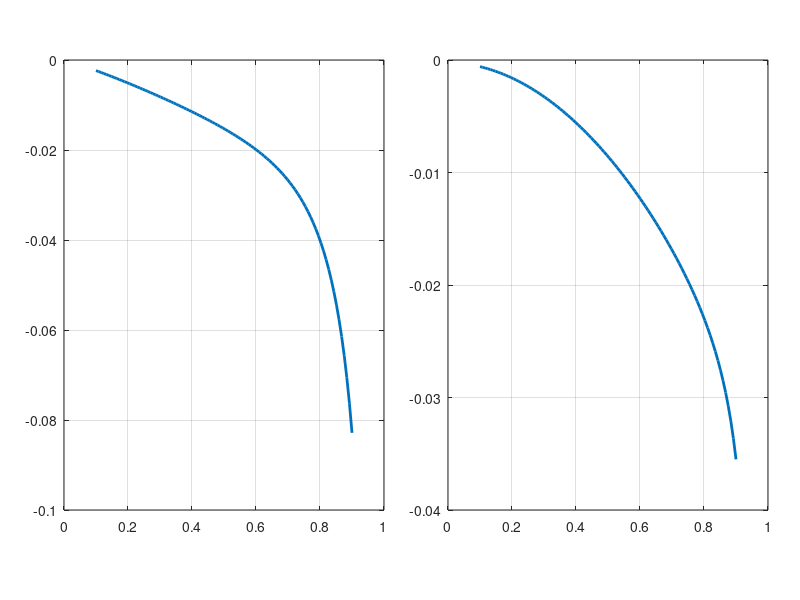

Source code (MATLAB):
clear;
figure(1);
clf(1);
figure(1);
B=0.84*1e4;

PB=3.98e6*(B/1e4)^2;

mh=2*1.67e-24;
xi0=1;

R0=1300;
a=38;



v0=190e3*2*pi*130;
E0=0.5*v0^2;
omega_0=190e3;

omega_c=9.58e3 *0.5 *B;


p0=0.01*PB;  %???
dr=0.3 *a;
rs=0.5*a;

Call=2*pi*R0*xi0^2*(rs*B/2/R0)^2;


C=4*2^1.5*B*mh*pi*pi*xi0*xi0/R0;
C1=-1*pi *R0*v0^3/omega_c;

C2= 1/(2^1.5 *pi*mh*B*E0);

%intr1=dr *exp(-rs^2/dr^2)*(2*dr^2+2*rs^2+0.5) -dr*(2*dr^2+0.5);
intr1=0.5*exp(-rs^2/dr^2) *(4*dr^2 +a^2+4*rs^2)/a^2 - 0.5*(4*dr^2+a^2)/a^2;
dwkd=C*C1*C2*intr1*p0;

Cs1=-pi*v0^2;
intr2=-0.5*dr^2*exp(-rs^2/dr^2) +0.5*dr^2;
dwks=C*Cs1*C2*intr2*p0;


n=100;
omega_a=0.1+0.01i;
omega_b=0.9+0.01i;
omega=linspace(omega_a,omega_b,n);

dwkdomega=omega.^3 .*log(1-1./omega) +omega.^2 +0.5.*omega +1/3;
dwksomega=-omega./(omega-1) +omega +omega.^2.*log(1-1./omega);

dwkdr=real(dwkd.*dwkdomega + dwks*dwksomega);

set(gcf,'Units','points','position',[100 500 1200 600],'Color',[1 1 1]);

hax=axes('Position',[0.08 0.15 0.4 0.75],'FontSize',24,'FontName','Latex'); 
 
 %rdwk=real(dwks*dwksomega)+real(dwkd.*dwkdomega);

rdwk=real(dwks.*dwkdomega);
plot(omega,real(dwks.*dwksomega)/1e7,'-','LineWidth',2);
grid on;

idwk=imag(dwks*dwksomega)+imag(dwkd.*dwkdomega);
idwk=idwk/Call;

hax=axes('Position',[0.56 0.15 0.4 0.75],'FontSize',24); 
% plot(omega,dd_ds,'o--','LineWidth',2);
%plot(omega,imag(dwkd.*dwkdomega),'-','LineWidth',2);
plot(omega,imag(dwks*dwksomega)/1e7,'-','LineWidth',2);
grid on;